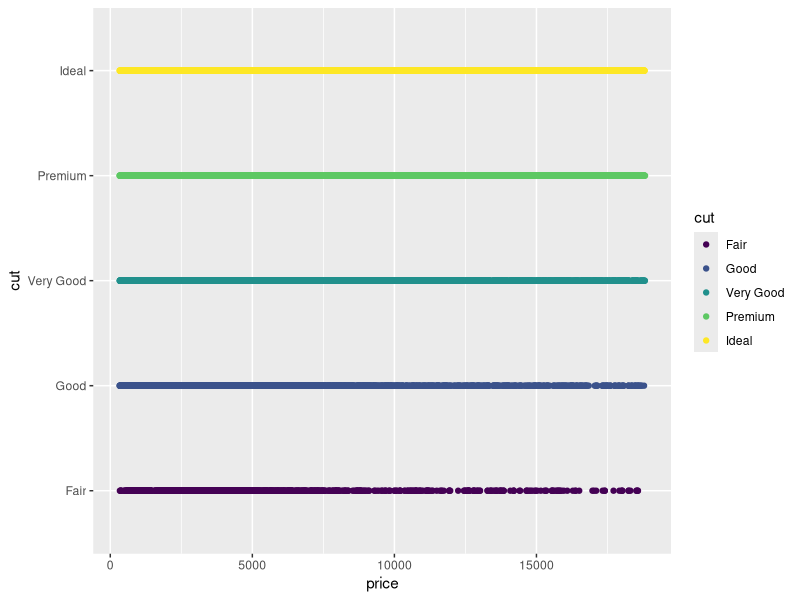
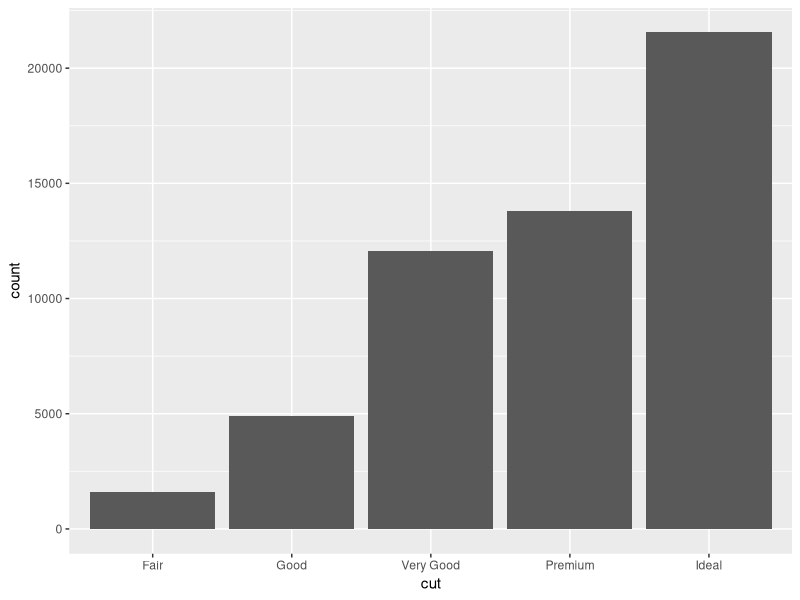
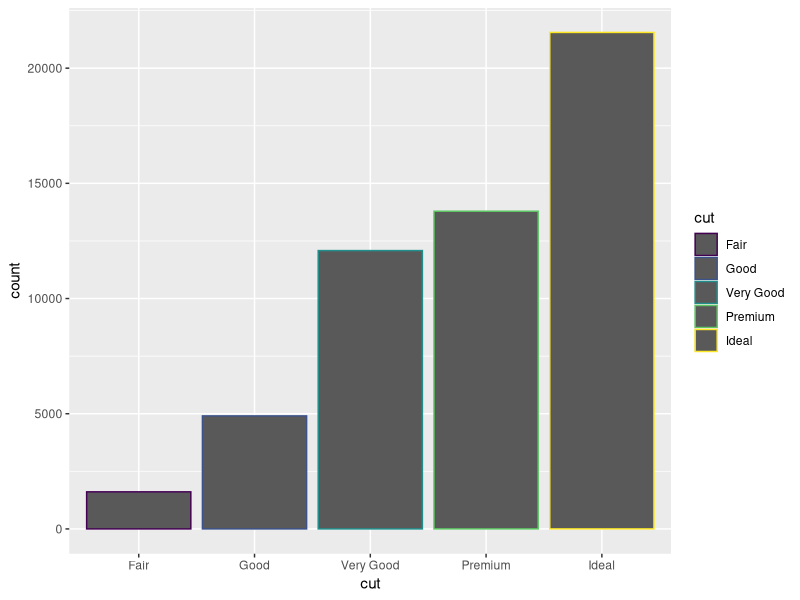
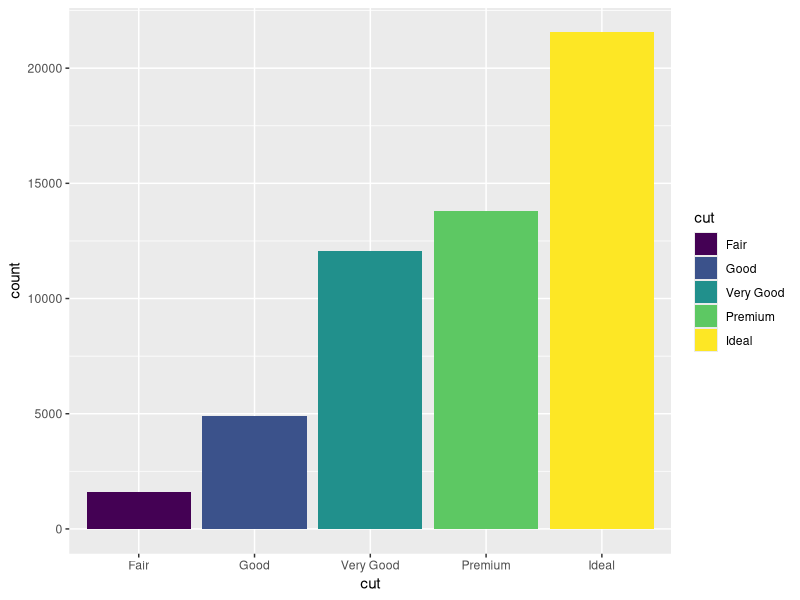

Recreate these plots in R, in order. (Note: this script raises an error after producing the figures.)
library(ggplot2)

View(diamonds)
ggplot(data=diamonds)+
  geom_point(mapping=aes(x=price, y=cut,color=cut))

ggplot(data=diamonds)+
  geom_bar(mapping=aes(x=cut))

#the color attribute works differntly for bar plots
ggplot(data=diamonds)+
  geom_bar(mapping=aes(x=cut,color=cut))
#it adds it to the outline just
#to addit to the insides we have fill option

ggplot(data=diamonds)+
  geom_bar(mapping=aes(x=cut,fill=cut))

#USING FACET FUNCTION TO DISPLAY DATA IN NEW WAYS
#helps us displya smaller groups of subsets of ourr data
#Facetting is an excellent way to look at categorical data. 
#This is where we split up the graphs and create a graph for each category.
#We will learn about two basic functions
#facet_wrap()    &   facet_grid()
libray(palmerpenguins)
View(penguins)

ggplot(data=penguins)+
  geom_point(mapping=aes(y=body_mass_g, x=island,color=species))+
  facet_wrap(~species)

ggplot(data=diamonds)+
  geom_bar(mapping=aes(x=color, fill=cut))+
  facet_wrap(~cut)


#facet_grid() function splits the graph vertically by the ifrst varibale 
#and horizontally by the values of second variable

ggplot(data=penguins)+
  geom_point(mapping=aes(y=body_mass_g, x=flipper_length_mm,color=species))+
  facet_grid(sex~species)

